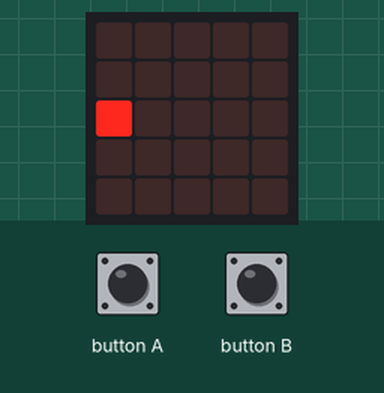
This program was run on a simulated BBC micro:bit running MicroPython. On the bench: the board's 5×5 LED display.

Above: at 0.1 s.
At 0.5 s:
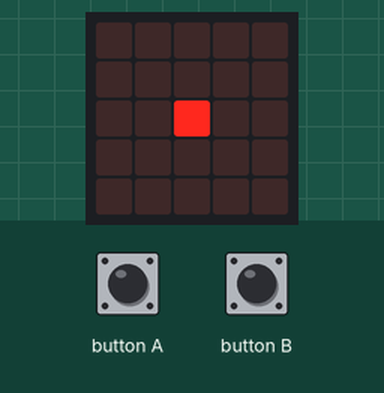
At 0.91 s:
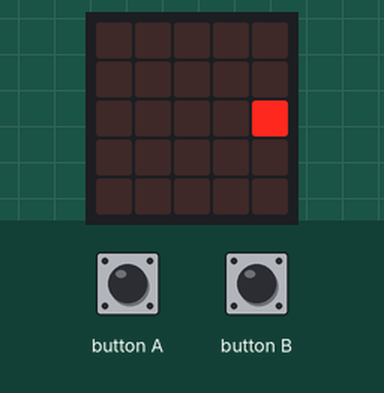
At 1.93 s:
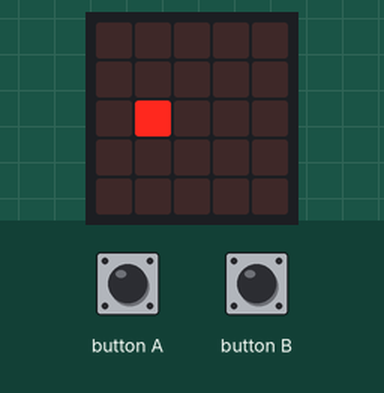

Measured:
- by itself, everything shown: repeats every 1.6 s, in 8 steps

The program:

dot.py
```python
from microbit import *

x_offset = 2
y_offset = 2

x = 0
napravlenie = "right"
while True:
    display.set_pixel(x,2,9)
    sleep(200)
    display.clear()
    if x == 4 or (x != 0 and button_a.was_pressed()):
        napravlenie = "left"
    elif x == 0 or (x != 4 and button_b.was_pressed()):
        napravlenie = "right"
    if napravlenie == "right":
        x = x + 1
    else:
        x = x - 1


 #   x = int(accelerometer.get_x() / 500 + x_offset)
 #   y = int(accelerometer.get_y() / 500 + x_offset)
  #  display.set_pixel(x,y,9)
 #   sleep(200)
 #   display.clear()
```
